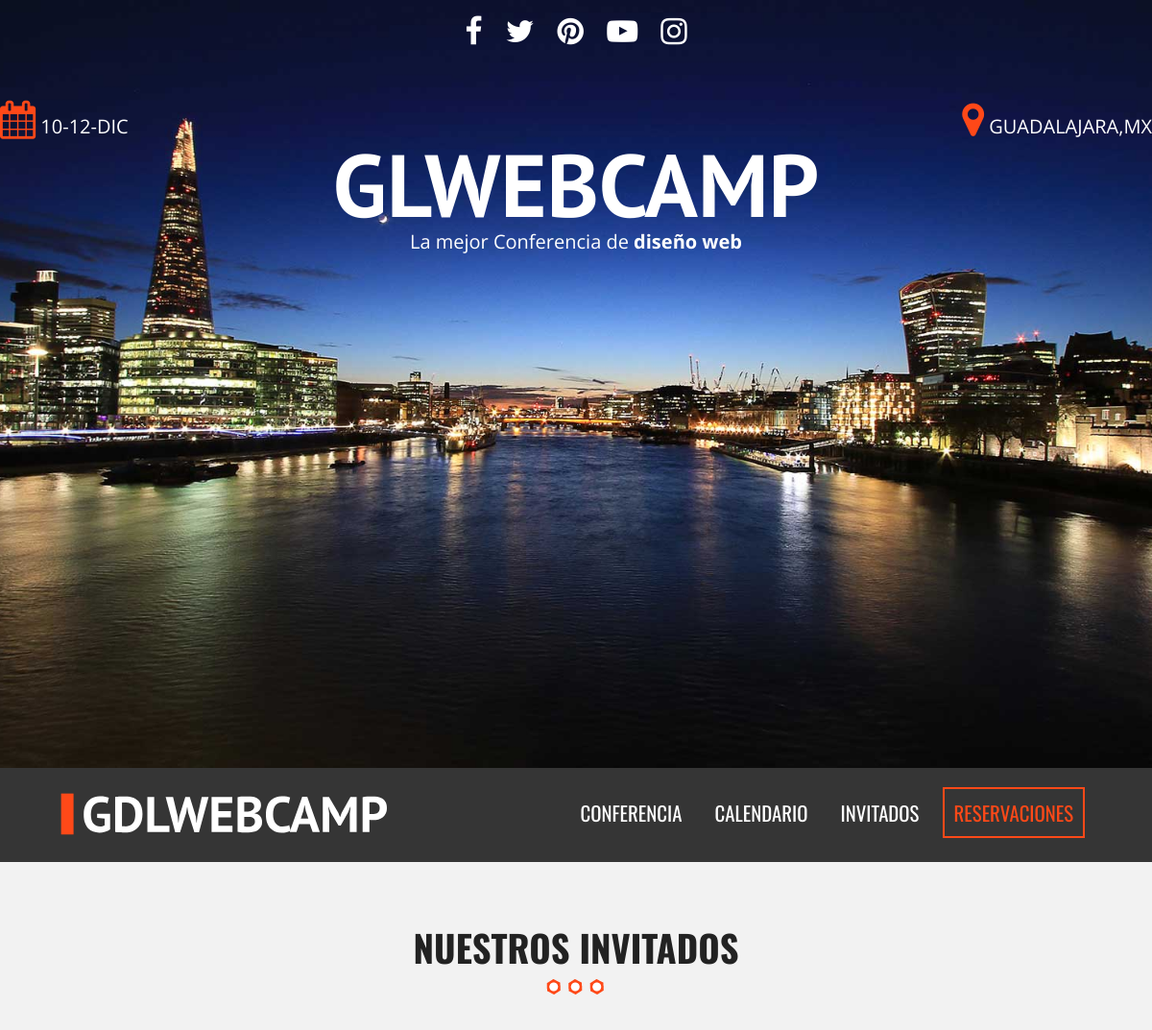
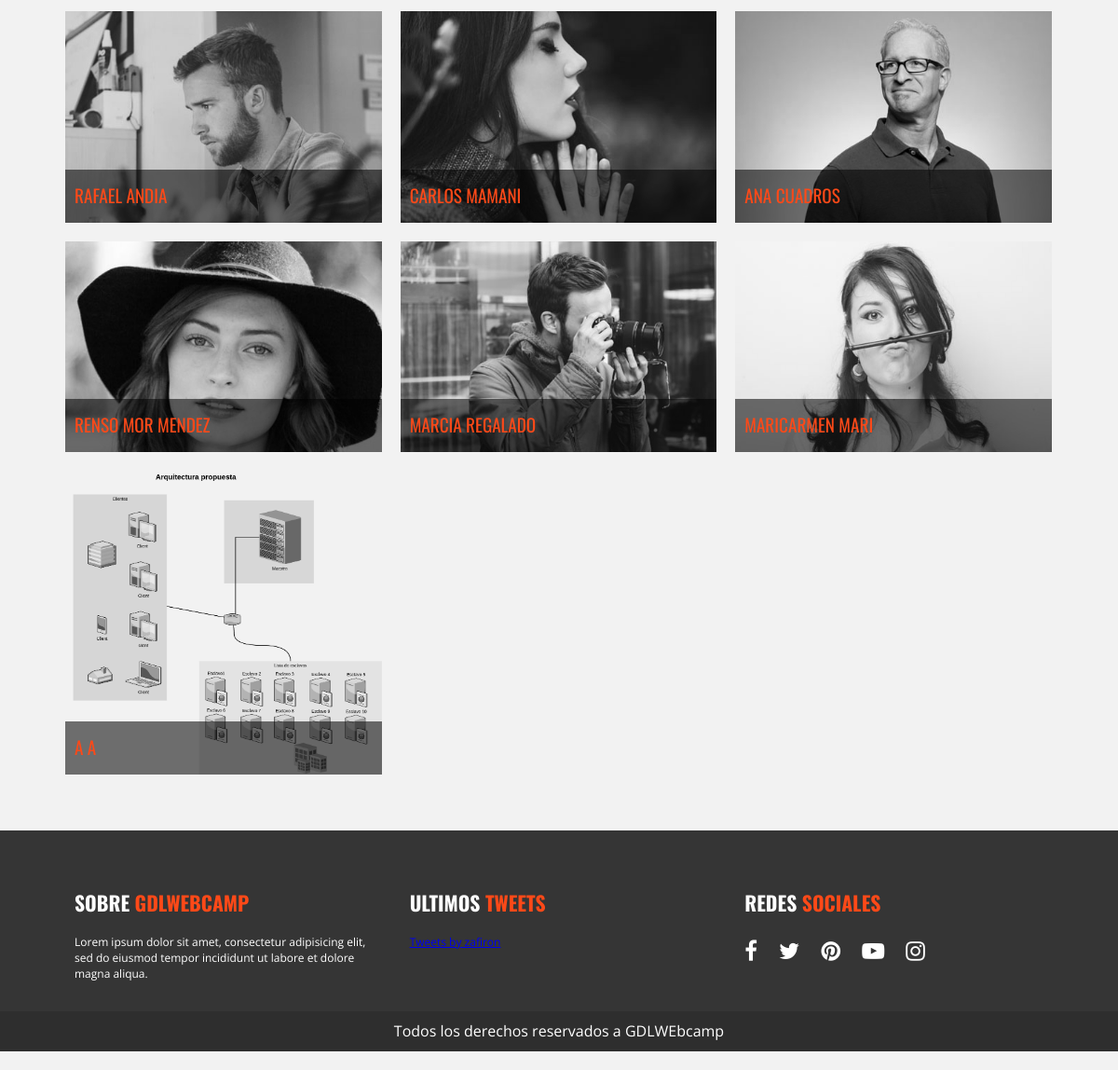
/invitados.php, run on the app's committed database (2 pictures, top to bottom).
### tables this page shows
CREATE TABLE `invitados` (
  `invitado_id` int(11) NOT NULL,
  `nombre_invitado` varchar(90) NOT NULL,
  `apellido_invitado` varchar(90) NOT NULL,
  `descripcion` text NOT NULL,
  `url_imagen` varchar(90) NOT NULL
);

### invitados.php (called while the page is built)
<?php include_once 'include/templates/header.php'; ?>
    <?php include_once 'include/templates/invitados.php'; ?>
    <?php include_once 'include/templates/footer.php'; ?>

### include/templates/invitados.php (the view, shortened to what this page needs)
<?php
try {
    require_once ('include/funciones/bd_conexion.php');
    $sql="SELECT * from invitados";
    $resultado=$conn->query($sql);
} catch (Exception $e) {
    echo "horror en la query\n";
    $error= $e->getMessage();
    echo $error;
}
?>
    <section class="invitados contenedor seccion">
        <h2>Nuestros invitados</h2>
        <ul class="lista-invitados clearfix">
            <?php while($invitado = $resultado->fetch_assoc()){
                ?>
                <li>
                    <div class="invitado">
                        <a class="invitado-info" href="#invitado<?php echo $invitado["invitado_id"]; ?>">
                        <img src="img/<?php echo $invitado["url_imagen"];?>" alt="imagen invitado">
                        <p><?php echo  $invitado["nombre_invitado"] ." ".$invitado["apellido_invitado"];?></p>
                    </a>
                    </div>
                </li>
                <?php } ?>
            </ul>
        </section>

### include/templates/header.php (shortened to what this page needs)
<!doctype html>
<html class="no-js" lang="">
<head>
    <link rel="stylesheet" href="css/normalize.css">
    <link rel="stylesheet" href="css/font-awesome.min.css">
    <?php $archivo = basename($_SERVER['PHP_SELF']);
    $pagina = str_replace(".php","",$archivo);
    if($pagina=="invitados" || $pagina=="index" || $pagina=="Calendario"){
     echo ' <link href="css/colorbox.css" rel="stylesheet">';
    }
        else if($pagina=="conferencia")
        {
            echo ' <link href="css/lightbox.css" rel="stylesheet">';
        }
     ?>
    <link rel="stylesheet" href="css/main.css">
</head>
<body class="<?php echo $pagina; ?>">
        <header class="site-header">
            <div class="hero">
                <div class="contenido-header">
                    <nav class="redes-sociales">
                        <a href=""><i class="fa fa-facebook" aria-hidden="true"></i></a>
                        <a href=""><i class="fa fa-twitter" aria-hidden="true"></i></a>
                        <a href=""><i class="fa fa-pinterest" aria-hidden="true"></i></a>
                        <a href=""><i class="fa fa-youtube-play" aria-hidden="true"></i></a>
                        <a href=""><i class="fa fa-instagram" aria-hidden="true"></i>
                        </a>
                    </nav>
                    <div class="informacion-evento">
                        <div class="clearfix">
                            <p class="fecha">
                               <i class="fa fa-calendar" aria-hidden="true"></i>   10-12-dic
                           </p>
                           <p class="ciudad">
                             <i class="fa fa-map-marker" aria-hidden="true"></i> Guadalajara,MX
                         </p>
                     </div>
                     <h1 class="nombre-sitio">GlWebCamp</h1>
                     <p class="slogan">
                        La mejor Conferencia de <span>diseño web</span></p>
                    </div>
                </div>
            </div>
        </header>
        <div class="barra">
            <div class="contenedor clearfix">
                <div class="logo">
                    <img src="img/logo.svg">
                </div>
                <nav class="navegacion-principal clearfix">
                    <a href="conferencia.php">Conferencia</a>
                    <a href="calendario.php">Calendario</a>
                    <a href="invitados.php">Invitados</a>
                    <a href="registro.php">Reservaciones</a>
                </nav>
            </div>
        </div>

### include/templates/footer.php (shortened to what this page needs)
   <footer class="site-footer">
    <div class="contenedor clearfix">
        <div class="footer-informacion">
           <h3>sobre <span>gdlwebcamp</span></h3>
           <p>Lorem ipsum dolor sit amet, consectetur adipisicing elit, sed do eiusmod
           tempor incididunt ut labore et dolore magna aliqua.</p>
       </div>
       <div class="ultimos-tweets">
        <h3>ultimos <span>tweets</span></h3>
<a class="twitter-timeline" data-height="400" data-link-color="#fe4918" href="https://twitter.com/zafiron">Tweets by zafiron</a> <script async src="//platform.twitter.com/widgets.js" charset="utf-8"></script>
    </div>
    <div class="menu">
      <h3>redes <span>sociales</span></h3>
      <nav class="redes-sociales">
        <a href=""><i class="fa fa-facebook" aria-hidden="true"></i></a>
        <a href=""><i class="fa fa-twitter" aria-hidden="true"></i></a>
        <a href=""><i class="fa fa-pinterest" aria-hidden="true"></i></a>
        <a href=""><i class="fa fa-youtube-play" aria-hidden="true"></i></a>
        <a href=""><i class="fa fa-instagram" aria-hidden="true"></i>
        </a>
    </nav>
</div>
</div>
<p class="copyright">Todos los derechos reservados a GDLWEbcamp</p>
</footer>
<link href="//cdn-images.mailchimp.com/embedcode/classic-10_7.css" rel="stylesheet" type="text/css">
</body>
</html>

### css/main.css (style rules this page uses)
html { color: #222; font-size: 1em; line-height: 1.4; }
audio, canvas, iframe, img, svg, video { vertical-align: middle; }
html { box-sizing: border-box; }
*,*:before,*:after { box-sizing: inherit; }
body { background-color:#f2f2f2; font-family: 'Open Sans', sans-serif; }
h2 { font-family: 'Oswald', sans-serif; }
h3 { font-size: 1.8em; color:#fe4918; font-family: 'PT Sans', sans-serif; margin:0: }
ul { list-style: none; margin:0; padding: 0; }
.contenedor { width: 95%; margin: 0 auto; }
@media only screen and (min-width:480px) { .contenedor { width: 95%; } }
@media only screen and (min-width:768px) { .contenedor { width: 90%; } }
.seccion { padding:30px 0; }
.seccion p { font-size: 1.2em; text-align: center; }
h2 { font-family: 'Oswald', sans-serif; font-size: 2.4em; text-transform: uppercase; text-align: center; }
h2:after { content:''; margin:0 auto; background-image: url('../img/separador.png'); height: 30px; width: 100px; display:block; }
div.barra { background-color: #353535; padding: 20px 0; }
div.logo { width: 80%; float:left; }
div.logo img { width: 100%; }
@media only screen and (min-width:768px) { div.logo { width: 33%; } }
nav.navegacion-principal { display: none; width: 100%; }
nav.navegacion-principal a { font-family: 'Oswald', sans-serif; color:#ffffff; font-size: 1.3em; text-transform: uppercase; text-decoration: none; transition: all .3s ease; width: 100%; display: block; text-align: center; margin-bottom: 20px; }
nav.navegacion-principal a:last-child { border:2px solid #fe4918; color:#fe4918; }
@media only screen and (min-width:768px) { nav.navegacion-principal { width: 67%; float:right; text-align: right; display: block; } }
@media only screen and (min-width:768px) { nav.navegacion-principal a { margin-right: 10px; padding: 10px 10px; display: inline-block; width: auto; text-align: center; margin: 0 10px 0 0; } }
div.hero { background-image: url('../img/encabezado.jpg'); height: 100vh; background-position: top center; background-size:cover; }
div.contenido-header { padding-top: 40px; }
nav.redes-sociales { text-align: center; }
nav.redes-sociales a { color:#ffffff; font-size: 2em; margin-right: 20px; }
nav.redes-sociales a:last-child { margin-right: 0; }
div.informacion-evento { text-align: center; color:white; }
@media only screen and (min-width:768px) { div.informacion-evento { width: 70%, margin: 0 auto; margin-top: 50px; } }
@media only screen and (min-width:768px) { div.contenido-header { padding-top:10px; } }
div.informacion-evento p { margin:0; display: inline; font-size: 20px; text-transform: uppercase; }
div.informacion-evento p i { color:#fe4818; font-size: 2em; }
p.fecha { float:left; }
p.ciudad { float:right; text-align: right; }
p.slogan { text-transform: none !important; }
p.slogan span { font-weight: bold; }
h1.nombre-sitio { text-transform: uppercase; font-size: 5.9vh; font-family: 'PT Sans', sans-serif; }
@media only screen and (min-width:768px) { h1.nombre-sitio { font-size: 11.5vh; margin:0; line-height: 1; } }
ul.lista-invitados li { padding: 10px; float:left; }
@media only screen and (min-width:460px) { ul.lista-invitados li { width: 50% } }
@media only screen and (min-width:768px) { ul.lista-invitados li { width: 33.3% } }
div.invitado { position: relative; overflow: hidden; }
div.invitado img { max-width: 100%; filter:gray; -webkit-filter:grayscale(1); -webkit-transition:all .5s ease; }
div.invitado p { position: absolute; bottom: 0; left:0; padding: 15px 10px; margin:0; background-color: rgba(0,0,0,.55); width: 100%; text-align: left; font-family: 'Oswald', sans-serif; color:#fe4918; text-transform: uppercase; transition: all .5s ease-in-out; }
footer { background-color: #353535; padding-top: 40px; margin-top: 20px; }
footer .contenedor > div { color: #ffffff; padding: 0px 20px; font-size: 12px; }
@media only screen and (min-width: 768px) { footer .contenedor > div { width: 33.3%; float:left; } }
footer h3 { color: #ffffff; text-transform: uppercase; font-family: 'Oswald', sans-serif; margin-bottom: 20px; }
footer h3 span { color:#fe4918; }
footer .ultimos-tweets { margin-bottom: 10px; }
footer nav.redes-sociales { text-align:left; }
p.copyright { background-color: #2e2e2e; color:#ffffff; padding: 10px 0; margin: 20px 0; text-align: center; }
.clearfix:before, .clearfix:after { content: " "; display: table; }
.clearfix:after { clear: both; }

### data on the page
invitados: url_imagen (picture), nombre_invitado "RAFAEL", apellido_invitado "ANDIA"
invitados: url_imagen (picture), nombre_invitado "CARLOS", apellido_invitado "MAMANI"
invitados: url_imagen (picture), nombre_invitado "ANA", apellido_invitado "CUADROS"
invitados: url_imagen (picture), nombre_invitado "RENSO MOR", apellido_invitado "MENDEZ"
invitados: url_imagen (picture), nombre_invitado "MARCIA", apellido_invitado "REGALADO"
invitados: url_imagen (picture), nombre_invitado "MARICARMEN", apellido_invitado "MARI"
invitados: url_imagen (picture)
